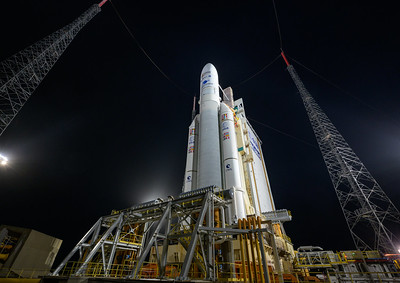
#> input picture lab7/img1.jpg, 400 x 283 px, found by its file name
$ python lab7_JPEG.py
#> lines starting #> are read from the running program, lines starting #| are printed output that depends on the picture
import cv2
import matplotlib.pyplot as plt

path = '/home/milena/projects/studia/systemy-multimedialne/lab8/'
file_name = 'img1.jpg'
q_factor = 25

img = cv2.imread(path + file_name)
#> img is the input picture: shape (283, 400, 3); mean B, G, R 35.1, 34.9, 34.2

encode_param = [int(cv2.IMWRITE_JPEG_QUALITY), q_factor]
result, encimg = cv2.imencode('.jpg', img, encode_param)
#> encimg = 8167 values, max 255 at index 0, min 0 at index 4, mean 114.9
decimg = cv2.imdecode(encimg, 1)
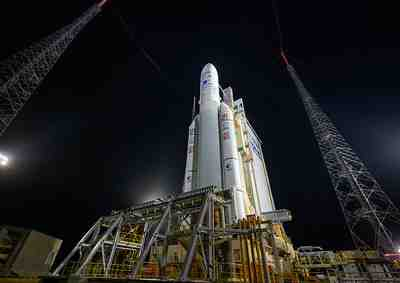
#> decimg: shape (283, 400, 3); mean B, G, R 34.7, 34.7, 34.8

fig, axs = plt.subplots(1, 2 , sharey=True   )
axs[0].imshow(img)
axs[1].imshow(decimg)

cv2.imwrite('cJPEG' + str(q_factor) + file_name, decimg)
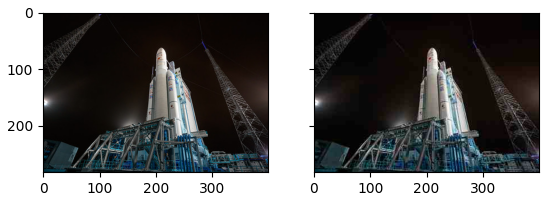
#> figure drawn by matplotlib, 2 panels; B, G, R data is drawn as R, G, B

$ run again, with lab7/img3.jpg copied over lab7/img1.jpg
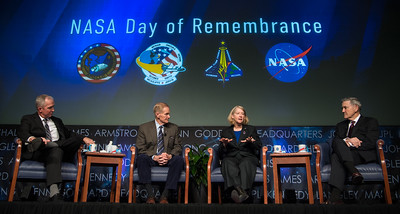
#> input picture lab7/img3.jpg, 400 x 214 px, found by its file name
#> img is the input picture: shape (214, 400, 3); mean B, G, R 70, 47.9, 36.9
#> encimg = 8111 values, max 255 at index 0, min 0 at index 4, mean 120.2
#> `decimg = cv2.imdecode(encimg, 1)`:
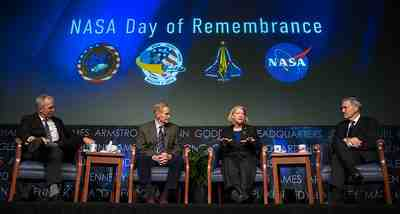
#> decimg: shape (214, 400, 3); mean B, G, R 70, 47.8, 37.7
#> `cv2.imwrite('cJPEG' + str(q_factor) + file_name, decimg)`:
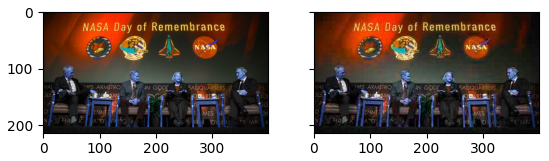
#> figure drawn by matplotlib, 2 panels; B, G, R data is drawn as R, G, B
